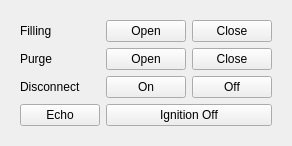
        <widget class="QWidget" name="tab_9">
         <attribute name="title">
          <string>GSE Control</string>
         </attribute>
         <layout class="QHBoxLayout" name="horizontalLayout_7">
          <item>
           <widget class="QWidget" name="gse_control_box" native="true">
            <layout class="QGridLayout" name="gridLayout_15">
             <item row="0" column="1">
              <widget class="QPushButton" name="filling_open_button">
               <property name="styleSheet">
                <string notr="true"/>
               </property>
               <property name="text">
                <string>Open</string>
               </property>
              </widget>
             </item>
             <item row="1" column="0">
              <widget class="QLabel" name="purge_label">
               <property name="text">
                <string>Purge</string>
               </property>
              </widget>
             </item>
             <item row="2" column="0">
              <widget class="QLabel" name="label_2">
               <property name="text">
                <string>Disconnect</string>
               </property>
              </widget>
             </item>
             <item row="1" column="1">
              <widget class="QPushButton" name="purge_open_button">
               <property name="text">
                <string>Open</string>
               </property>
              </widget>
             </item>
             <item row="3" column="0">
              <widget class="QPushButton" name="echo_button">
               <property name="text">
                <string>Echo</string>
               </property>
              </widget>
             </item>
             <item row="2" column="1">
              <widget class="QPushButton" name="disconnect_on_button">
               <property name="text">
                <string>On</string>
               </property>
              </widget>
             </item>
             <item row="1" column="2">
              <widget class="QPushButton" name="purge_close_button">
               <property name="text">
                <string>Close</string>
               </property>
              </widget>
             </item>
             <item row="0" column="0">
              <widget class="QLabel" name="filling_label">
               <property name="styleSheet">
                <string notr="true"/>
               </property>
               <property name="text">
                <string>Filling</string>
               </property>
              </widget>
             </item>
             <item row="3" column="1" colspan="2">
              <widget class="QPushButton" name="ignition_off_button">
               <property name="text">
                <string>Ignition Off</string>
               </property>
              </widget>
             </item>
             <item row="0" column="2">
              <widget class="QPushButton" name="filling_close_button">
               <property name="text">
                <string>Close</string>
               </property>
              </widget>
             </item>
             <item row="2" column="2">
              <widget class="QPushButton" name="disconnect_off_button">
               <property name="text">
                <string>Off</string>
               </property>
              </widget>
             </item>
            </layout>
           </widget>
          </item>
         </layout>
        </widget>
